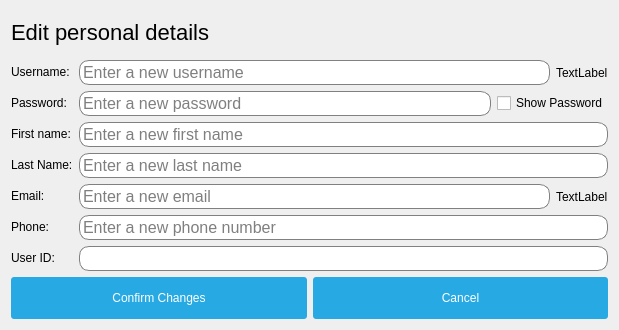
<?xml version="1.0" encoding="UTF-8"?>
<ui version="4.0">
 <class>UpdateUserDetails</class>
 <widget class="QDialog" name="UpdateUserDetails">
  <property name="geometry">
   <rect>
    <x>0</x>
    <y>0</y>
    <width>619</width>
    <height>330</height>
   </rect>
  </property>
  <property name="sizePolicy">
   <sizepolicy hsizetype="Fixed" vsizetype="Fixed">
    <horstretch>0</horstretch>
    <verstretch>0</verstretch>
   </sizepolicy>
  </property>
  <property name="windowTitle">
   <string>Yoobee Library System | Update account</string>
  </property>
  <property name="windowIcon">
   <iconset>
    <normalon>:/images/favicon.ico</normalon>
   </iconset>
  </property>
  <property name="windowOpacity">
   <double>1.000000000000000</double>
  </property>
  <property name="styleSheet">
   <string notr="true">QLineEdit {
padding: 1px;
color: black;
background-color: white;
border: 1px solid gray;
border-radius: 10px;
font: 12pt;
}

QLineEdit::disabled {
color: gray;
}

QPushButton {
color: white;
background-color: #27a9e3;
border-radius: 3px;
padding: 5px;
}

QPushButton::pressed {
background-color: rgb(216, 150, 90);
}

QPushButton::hover {
background-color: #59c7f7;
}

QPushButton::disabled {
color: #ebebeb;
background-color: #1c7ba6;
}</string>
  </property>
  <layout class="QVBoxLayout" name="verticalLayout">
   <item>
    <layout class="QHBoxLayout" name="horizontalLayout_3">
     <item>
      <widget class="QLabel" name="label_7">
       <property name="toolTipDuration">
        <number>0</number>
       </property>
       <property name="styleSheet">
        <string notr="true">font: 22px;</string>
       </property>
       <property name="text">
        <string>Edit personal details</string>
       </property>
      </widget>
     </item>
    </layout>
   </item>
   <item>
    <layout class="QFormLayout" name="formLayout">
     <item row="0" column="0">
      <widget class="QLabel" name="label">
       <property name="styleSheet">
        <string notr="true">font: 12pt &quot;Poppins&quot;;</string>
       </property>
       <property name="text">
        <string>Username:</string>
       </property>
      </widget>
     </item>
     <item row="1" column="0">
      <widget class="QLabel" name="label_2">
       <property name="styleSheet">
        <string notr="true">font: 12pt &quot;Poppins&quot;;</string>
       </property>
       <property name="text">
        <string>Password:</string>
       </property>
      </widget>
     </item>
     <item row="1" column="1">
      <layout class="QHBoxLayout" name="horizontalLayout_4">
       <item>
        <widget class="QLineEdit" name="lineEdit_password">
         <property name="styleSheet">
          <string notr="true"/>
         </property>
         <property name="placeholderText">
          <string>Enter a new password</string>
         </property>
        </widget>
       </item>
       <item>
        <widget class="QCheckBox" name="checkBox">
         <property name="styleSheet">
          <string notr="true">font: 8pt &quot;Poppins&quot;;</string>
         </property>
         <property name="text">
          <string>Show Password</string>
         </property>
        </widget>
       </item>
      </layout>
     </item>
     <item row="2" column="0">
      <widget class="QLabel" name="label_3">
       <property name="styleSheet">
        <string notr="true">font: 12pt &quot;Poppins&quot;;</string>
       </property>
       <property name="text">
        <string>First name:</string>
       </property>
      </widget>
     </item>
     <item row="2" column="1">
      <widget class="QLineEdit" name="lineEdit_firstname">
       <property name="styleSheet">
        <string notr="true"/>
       </property>
       <property name="placeholderText">
        <string>Enter a new first name</string>
       </property>
      </widget>
     </item>
     <item row="3" column="0">
      <widget class="QLabel" name="label_4">
       <property name="styleSheet">
        <string notr="true">font: 12pt &quot;Poppins&quot;;</string>
       </property>
       <property name="text">
        <string>Last Name:</string>
       </property>
      </widget>
     </item>
     <item row="3" column="1">
      <widget class="QLineEdit" name="lineEdit_lastname">
       <property name="styleSheet">
        <string notr="true"/>
       </property>
       <property name="placeholderText">
        <string>Enter a new last name</string>
       </property>
      </widget>
     </item>
     <item row="4" column="0">
      <widget class="QLabel" name="label_5">
       <property name="styleSheet">
        <string notr="true">font: 12pt &quot;Poppins&quot;;</string>
       </property>
       <property name="text">
        <string>Email:</string>
       </property>
      </widget>
     </item>
     <item row="5" column="0">
      <widget class="QLabel" name="label_8">
       <property name="styleSheet">
        <string notr="true">font: 12pt &quot;Poppins&quot;;</string>
       </property>
       <property name="text">
        <string>Phone:</string>
       </property>
      </widget>
     </item>
     <item row="5" column="1">
      <widget class="QLineEdit" name="lineEdit_phone">
       <property name="styleSheet">
        <string notr="true"/>
       </property>
       <property name="placeholderText">
        <string>Enter a new phone number</string>
       </property>
      </widget>
     </item>
     <item row="6" column="0">
      <widget class="QLabel" name="label_6">
       <property name="styleSheet">
        <string notr="true">font: 12pt &quot;Poppins&quot;;</string>
       </property>
       <property name="text">
        <string>User ID:</string>
       </property>
      </widget>
     </item>
     <item row="6" column="1">
      <widget class="QLineEdit" name="lineEdit_userid">
       <property name="styleSheet">
        <string notr="true"/>
       </property>
       <property name="text">
        <string/>
       </property>
       <property name="readOnly">
        <bool>true</bool>
       </property>
      </widget>
     </item>
     <item row="0" column="1">
      <layout class="QHBoxLayout" name="horizontalLayout_5">
       <item>
        <widget class="QLineEdit" name="lineEdit_username">
         <property name="styleSheet">
          <string notr="true"/>
         </property>
         <property name="dragEnabled">
          <bool>false</bool>
         </property>
         <property name="placeholderText">
          <string>Enter a new username</string>
         </property>
         <property name="clearButtonEnabled">
          <bool>false</bool>
         </property>
        </widget>
       </item>
       <item>
        <widget class="QLabel" name="usernamePic">
         <property name="text">
          <string>TextLabel</string>
         </property>
        </widget>
       </item>
      </layout>
     </item>
     <item row="4" column="1">
      <layout class="QHBoxLayout" name="horizontalLayout_6">
       <item>
        <widget class="QLineEdit" name="lineEdit_email">
         <property name="styleSheet">
          <string notr="true"/>
         </property>
         <property name="placeholderText">
          <string>Enter a new email</string>
         </property>
        </widget>
       </item>
       <item>
        <widget class="QLabel" name="emailPic">
         <property name="text">
          <string>TextLabel</string>
         </property>
        </widget>
       </item>
      </layout>
     </item>
    </layout>
   </item>
   <item>
    <layout class="QHBoxLayout" name="horizontalLayout_2">
     <item>
      <widget class="QPushButton" name="confirmChanges">
       <property name="sizePolicy">
        <sizepolicy hsizetype="Minimum" vsizetype="Preferred">
         <horstretch>0</horstretch>
         <verstretch>0</verstretch>
        </sizepolicy>
       </property>
       <property name="styleSheet">
        <string notr="true"/>
       </property>
       <property name="text">
        <string>Confirm Changes</string>
       </property>
      </widget>
     </item>
     <item>
      <widget class="QPushButton" name="pushButton_2">
       <property name="sizePolicy">
        <sizepolicy hsizetype="Minimum" vsizetype="Preferred">
         <horstretch>0</horstretch>
         <verstretch>0</verstretch>
        </sizepolicy>
       </property>
       <property name="styleSheet">
        <string notr="true"/>
       </property>
       <property name="text">
        <string>Cancel</string>
       </property>
      </widget>
     </item>
    </layout>
   </item>
  </layout>
 </widget>
 <resources/>
 <connections/>
</ui>
